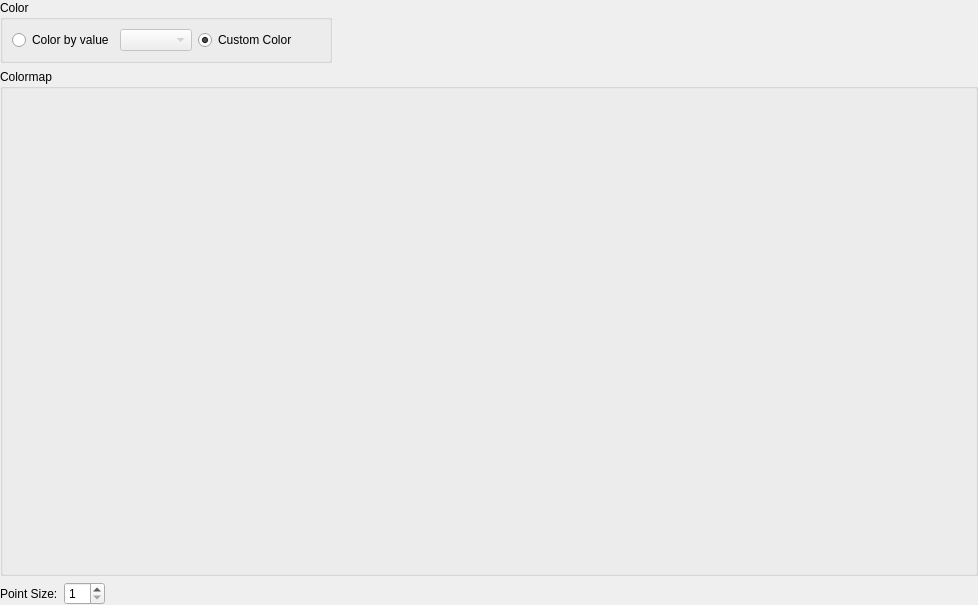
<?xml version="1.0" encoding="UTF-8"?>
<ui version="4.0">
 <class>ParticleDataSettingEditWidget</class>
 <widget class="QWidget" name="ParticleDataSettingEditWidget">
  <property name="geometry">
   <rect>
    <x>0</x>
    <y>0</y>
    <width>978</width>
    <height>605</height>
   </rect>
  </property>
  <property name="windowTitle">
   <string>Form</string>
  </property>
  <layout class="QVBoxLayout" name="verticalLayout_2" stretch="0,1,0">
   <property name="leftMargin">
    <number>0</number>
   </property>
   <property name="topMargin">
    <number>0</number>
   </property>
   <property name="rightMargin">
    <number>0</number>
   </property>
   <property name="bottomMargin">
    <number>0</number>
   </property>
   <item>
    <layout class="QHBoxLayout" name="horizontalLayout_3">
     <item>
      <widget class="QGroupBox" name="colorGroupBox">
       <property name="title">
        <string>Color</string>
       </property>
       <layout class="QHBoxLayout" name="horizontalLayout_2">
        <item>
         <widget class="QRadioButton" name="valueRadioButton">
          <property name="text">
           <string>Color by value</string>
          </property>
          <property name="checked">
           <bool>false</bool>
          </property>
         </widget>
        </item>
        <item>
         <widget class="QComboBox" name="valueComboBox">
          <property name="enabled">
           <bool>false</bool>
          </property>
         </widget>
        </item>
        <item>
         <widget class="QRadioButton" name="customColorRadioButton">
          <property name="text">
           <string>Custom Color</string>
          </property>
          <property name="checked">
           <bool>true</bool>
          </property>
         </widget>
        </item>
        <item>
         <layout class="QHBoxLayout" name="horizontalLayout_6">
          <item>
           <widget class="ColorEditWidget" name="customColorWidget">
            <property name="enabled">
             <bool>true</bool>
            </property>
            <property name="text">
             <string/>
            </property>
           </widget>
          </item>
          <item>
           <spacer name="horizontalSpacer_6">
            <property name="orientation">
             <enum>Qt::Horizontal</enum>
            </property>
            <property name="sizeType">
             <enum>QSizePolicy::Fixed</enum>
            </property>
            <property name="sizeHint" stdset="0">
             <size>
              <width>10</width>
              <height>20</height>
             </size>
            </property>
           </spacer>
          </item>
         </layout>
        </item>
       </layout>
      </widget>
     </item>
     <item>
      <spacer name="horizontalSpacer_7">
       <property name="orientation">
        <enum>Qt::Horizontal</enum>
       </property>
       <property name="sizeHint" stdset="0">
        <size>
         <width>40</width>
         <height>20</height>
        </size>
       </property>
      </spacer>
     </item>
    </layout>
   </item>
   <item>
    <widget class="QGroupBox" name="colorMapGroupBox">
     <property name="title">
      <string>Colormap</string>
     </property>
     <layout class="QVBoxLayout" name="verticalLayout">
      <item>
       <widget class="QWidgetContainer" name="colorMapWidget" native="true"/>
      </item>
     </layout>
    </widget>
   </item>
   <item>
    <layout class="QHBoxLayout" name="horizontalLayout" stretch="0,0,0,0,1">
     <item>
      <widget class="QLabel" name="pointSizeLabel">
       <property name="text">
        <string>Point Size:</string>
       </property>
      </widget>
     </item>
     <item>
      <widget class="QSpinBox" name="pointSizeSpinBox">
       <property name="minimum">
        <number>1</number>
       </property>
      </widget>
     </item>
     <item>
      <spacer name="horizontalSpacer">
       <property name="orientation">
        <enum>Qt::Horizontal</enum>
       </property>
       <property name="sizeType">
        <enum>QSizePolicy::Fixed</enum>
       </property>
       <property name="sizeHint" stdset="0">
        <size>
         <width>13</width>
         <height>20</height>
        </size>
       </property>
      </spacer>
     </item>
     <item>
      <widget class="TransparencyWidget" name="transparencyWidget" native="true"/>
     </item>
     <item>
      <spacer name="horizontalSpacer_2">
       <property name="orientation">
        <enum>Qt::Horizontal</enum>
       </property>
       <property name="sizeHint" stdset="0">
        <size>
         <width>40</width>
         <height>20</height>
        </size>
       </property>
      </spacer>
     </item>
    </layout>
   </item>
  </layout>
 </widget>
 <customwidgets>
  <customwidget>
   <class>QWidgetContainer</class>
   <extends>QWidget</extends>
   <header>misc/qwidgetcontainer.h</header>
   <container>1</container>
  </customwidget>
  <customwidget>
   <class>TransparencyWidget</class>
   <extends>QWidget</extends>
   <header>guibase/widget/transparencywidget.h</header>
   <container>1</container>
  </customwidget>
  <customwidget>
   <class>ColorEditWidget</class>
   <extends>QLabel</extends>
   <header>guibase/widget/coloreditwidget.h</header>
   <container>1</container>
  </customwidget>
 </customwidgets>
 <resources/>
 <connections>
  <connection>
   <sender>valueRadioButton</sender>
   <signal>toggled(bool)</signal>
   <receiver>valueComboBox</receiver>
   <slot>setEnabled(bool)</slot>
   <hints>
    <hint type="sourcelabel">
     <x>64</x>
     <y>33</y>
    </hint>
    <hint type="destinationlabel">
     <x>120</x>
     <y>34</y>
    </hint>
   </hints>
  </connection>
  <connection>
   <sender>customColorRadioButton</sender>
   <signal>toggled(bool)</signal>
   <receiver>customColorWidget</receiver>
   <slot>setEnabled(bool)</slot>
   <hints>
    <hint type="sourcelabel">
     <x>269</x>
     <y>31</y>
    </hint>
    <hint type="destinationlabel">
     <x>290</x>
     <y>35</y>
    </hint>
   </hints>
  </connection>
  <connection>
   <sender>valueRadioButton</sender>
   <signal>toggled(bool)</signal>
   <receiver>colorMapGroupBox</receiver>
   <slot>setEnabled(bool)</slot>
   <hints>
    <hint type="sourcelabel">
     <x>21</x>
     <y>33</y>
    </hint>
    <hint type="destinationlabel">
     <x>22</x>
     <y>67</y>
    </hint>
   </hints>
  </connection>
 </connections>
</ui>
